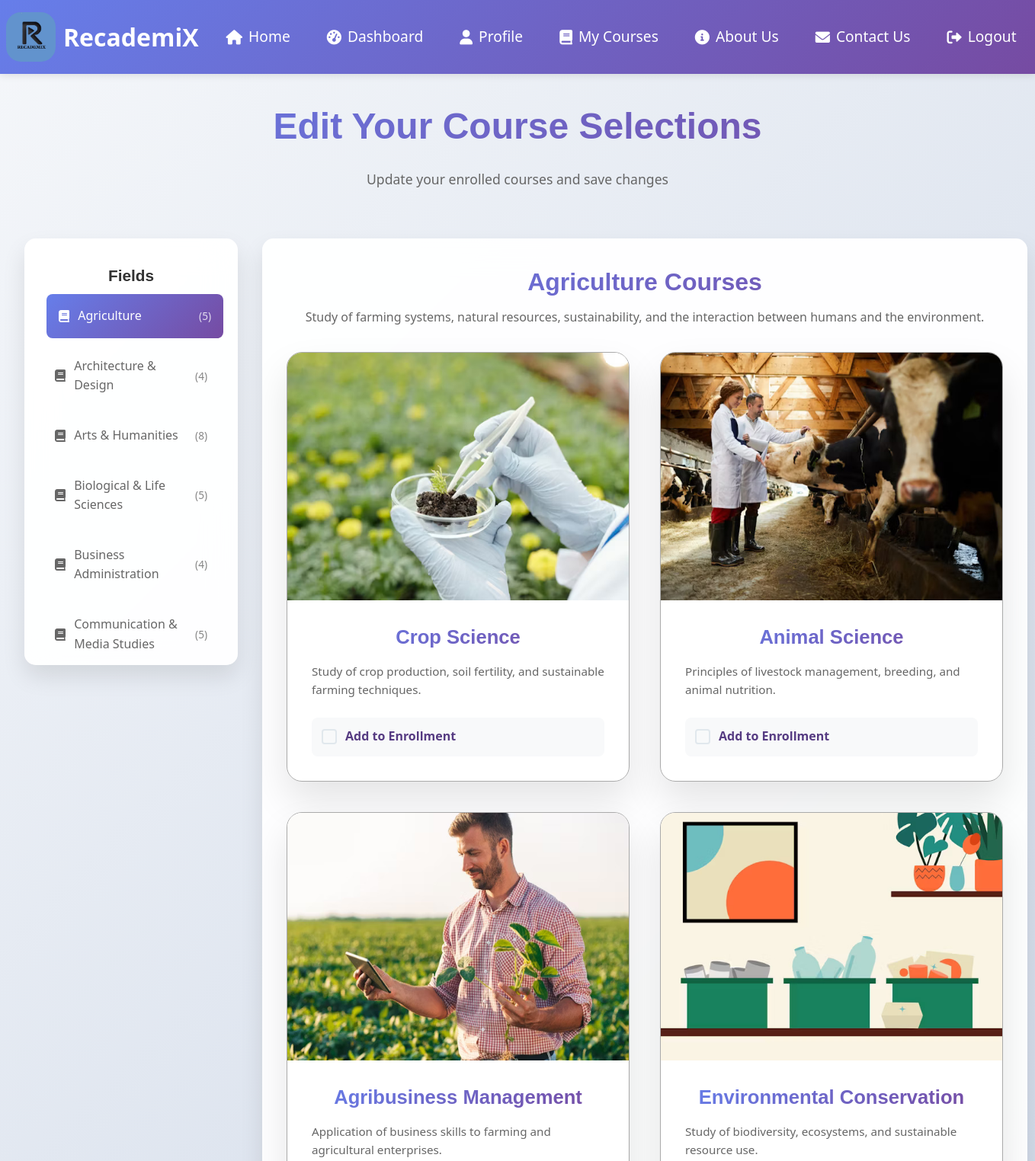
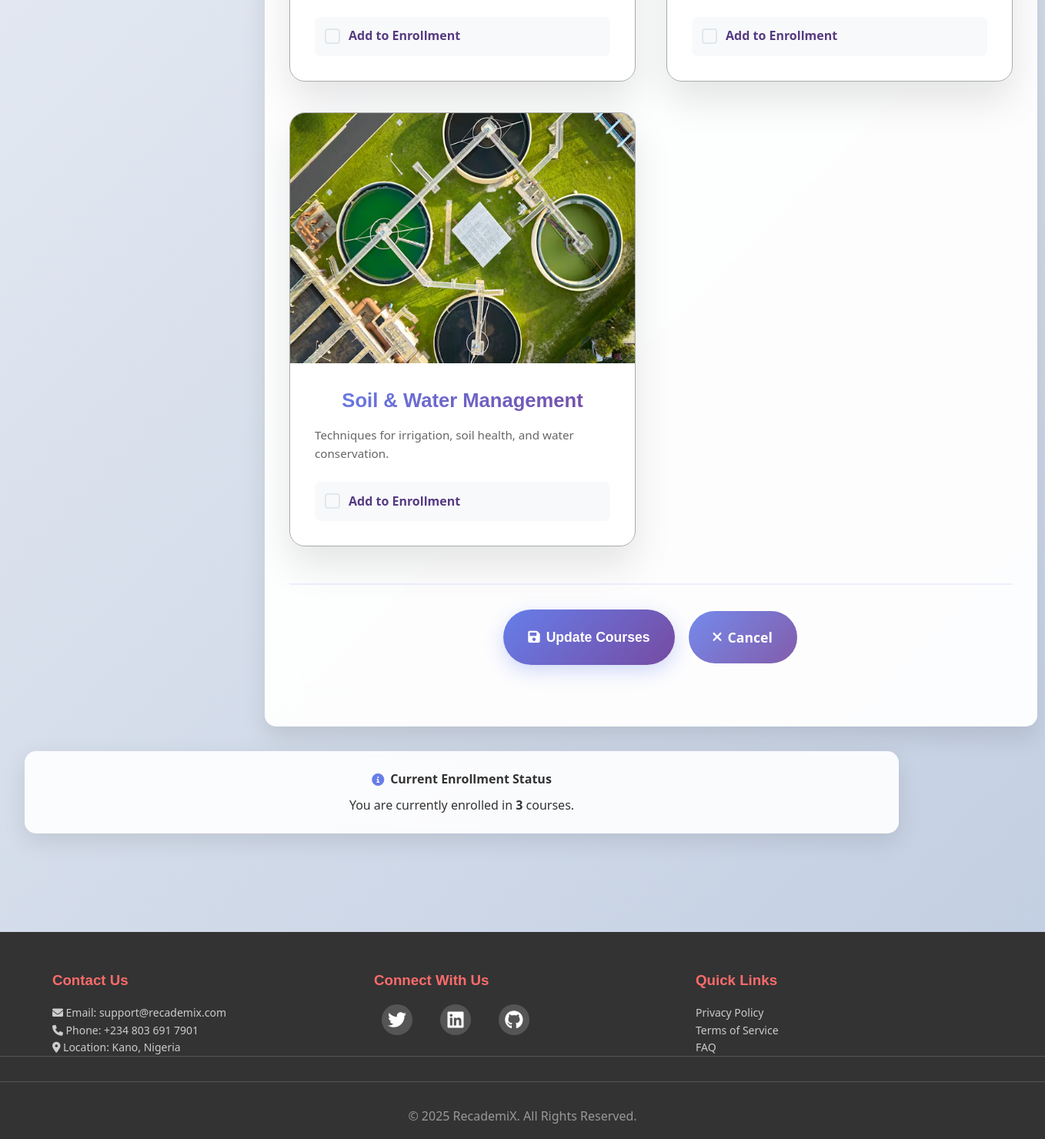
The page /videos/edit-courses/ (signed in) on the database its author committed (2 pictures, top to bottom).
### videos/models.py (models this page shows, shortened)
class Field(models.Model):
    name = models.CharField(max_length=100)
    description = models.TextField(blank=True, null=True)

class Course(models.Model):
    title = models.CharField(max_length=255)
    field = models.ForeignKey(Field, on_delete=models.CASCADE, related_name='courses', default="null")
    created_at = models.DateTimeField(auto_now_add=True)
    description = models.TextField(blank=True, null=True)
    image = models.ImageField(upload_to='course_images/', blank=True, null=True)

### videos/views.py (the view)
# urls.py: path('edit-courses/', views.edit_courses, name='edit_courses'),
@login_required
def edit_courses(request):
    if request.method == 'POST':
        selected_courses = request.POST.getlist('courses')
        selected_courses = set(map(int, selected_courses)) if selected_courses else set()
        user = request.user
        current_courses = set(UserCourse.objects.filter(user=user).values_list('course_id', flat=True))
        courses_to_add = selected_courses - current_courses
        for course_id in courses_to_add:
            try:
                course = Course.objects.get(id=course_id)
                UserCourse.objects.create(user=user, course=course)
                topics_created = create_topics_for_course(course)
                if topics_created > 0:
                    messages.success(request, f"Added {course.title} with {topics_created} videos!")
                else:
                    messages.success(request, f"Added {course.title}")
            except Course.DoesNotExist:
                messages.error(request, f"Course with ID {course_id} not found.")
        courses_to_remove = current_courses - selected_courses
        if courses_to_remove:
            removed_courses = Course.objects.filter(id__in=courses_to_remove)
            course_names = [course.title for course in removed_courses]
            UserCourse.objects.filter(user=user, course_id__in=courses_to_remove).delete()
            messages.success(request, f"Removed courses: {', '.join(course_names)}")
        return redirect('my_courses')
    else:
        enrolled_course_ids = set(
            UserCourse.objects.filter(user=request.user).values_list('course_id', flat=True)
        )
        fields = Field.objects.prefetch_related('courses').order_by('name')
        for field in fields:
            field.course_count = field.courses.count()
            for course in field.courses.all():
                course.is_enrolled = course.id in enrolled_course_ids
        context = {
            'fields': fields,
            'enrolled_course_ids': enrolled_course_ids,
        }
        return render(request, 'edit-courses.html', context)

### templates/edit-courses.html (shortened to what this page needs)
{% extends 'base.html' %}
{% load static %}
{% block content %}
<section class="modern-section">
        <div class="section-header">
            <h1 class="section-title">Edit Your Course Selections</h1>
            <p class="section-subtitle">Update your enrolled courses and save changes</p>
        </div>
    <div class="container-course">
        {% if fields %}
            <form method="POST" id="editCoursesForm">
                <div class="sidebar-layout">
                    <div class="categories-sidebar">
                        <h3 class="sidebar-title">Fields</h3>
                        {% for field in fields %}
                            <div class="category-item" data-field="{{ field.id }}" onclick="showFieldCourses('{{ field.id }}')">
                                <i class="fas fa-book"></i>
                                <span>{{ field.name }}</span>
                                <span class="course-count">({{ field.course_count }})</span>
                            </div>
                        {% endfor %}
                    </div>
                    <div class="courses-content container">
                        {% for field in fields %}
                            <div class="field-courses" id="field-{{ field.id }}" style="{% if not forloop.first %}display: none;{% endif %}">
                                <div class="field-header-info">
                                    <h2 class="field-title">{{ field.name }} Courses</h2>
                                    <p class="field-description">{{ field.description|default:"Update your enrollment in this field" }}</p>
                                </div>
                                <div class="courses-grid">
                                    {% for course in field.courses.all %}
                                        <div class="course-item">
                                            <div class="course-image">
                                               <img src="{% if course.image %}
                                        {{ course.image.url }}
                                        {% else %}
                                        {% static 'images/default.jpg' %}
                                        {% endif %}" alt="{{ course.title }}" />
                                            </div>
                                            <div class="course-details">
                                                <h3 class="course-name">{{ course.title }}</h3>
                                                <p class="course-description">
                                                    {% if course.description %}
                                                        {{ course.description|truncatechars:120 }}
                                                    {% else %}
                                                        Explore comprehensive topics in {{ course.title }}.
                                                    {% endif %}
                                                </p>
                                                <label class="course-checkbox-wrapper {% if course.is_enrolled %}enrolled{% endif %}">
                                                    <span class="checkbox-custom"></span>
                                                    <span class="checkbox-label">
                                                        {% if course.is_enrolled %}
                                                            <i class="fas fa-check-circle enrolled-icon"></i>
                                                            Currently Enrolled
                                                        {% else %}
                                                            Add to Enrollment
                                                        {% endif %}
                                                    </span>
                                                </label>
                                            </div>
                                        </div>
                                    {% endfor %}
                                </div>
                            </div>
                        {% endfor %}
                <div class="form-actions">
                    <button type="submit" class="btn btn-primary btn-large">
                    <i class="fas fa-save"></i> Update Courses</button>
                    <a href="{% url 'my_courses' %}" class="btn btn-secondary btn-large">
                    <i class="fas fa-times"></i> Cancel</a>
                </div>
                    </div>
                </div>
    </form>
            {% if enrolled_course_ids %}
            <div class="enrollment-summary container">
                <h4><i class="fas fa-info-circle"></i> Current Enrollment Status</h4>
                <p>You are currently enrolled in <strong>{{ enrolled_course_ids|length }}</strong> course{{ enrolled_course_ids|length|pluralize }}.</p>
            </div>
            {% endif %}
        {% endif %}
</section>
{% endblock content %}

### static/css/styles.css (style rules this page uses)
* { margin: 0; padding: 0; box-sizing: border-box; }
body { font-family: 'Segoe UI', Tahoma, Geneva, Verdana, sans-serif; line-height: 1.6; color: #333; background: #f4f8fc; height: 100vh; }
h1, h2, h3 { font-family: Tahoma, sans-serif; }
.container { max-width: 1200px; margin: 0 auto; padding: 0 2rem; }
.section-header { text-align: center; margin-bottom: 4rem; }
.section-header p { font-size: 1.1rem; color: #666; max-width: 600px; margin: 0 auto; }

### static/css/pages.css (style rules this page uses)
.modern-section { background: linear-gradient(135deg, #f5f7fa 0%, #c3cfe2 100%); min-height: 100vh; padding: 8rem 0; position: relative; }
.section-title { font-size: 3rem; font-weight: 700; color: #333; margin-bottom: 1rem; background: linear-gradient(135deg, #667eea 0%, #764ba2 100%); -webkit-background-clip: text; -webkit-text-fill-color: transparent; background-clip: text; }
.section-subtitle { font-size: 1.2rem; color: #666; max-width: 600px; margin: 0 auto; }

### static/css/courses.css (style rules this page uses)
.courses-grid { display: grid; grid-template-columns: repeat(auto-fit, minmax(450px, 1fr)); gap: 2.5rem; max-width: 1000px; margin: 0 auto; }
.course-item { background: rgba(255, 255, 255, 0.95); backdrop-filter: blur(20px); border-radius: 20px; overflow: hidden; box-shadow: 0 25px 50px rgba(0, 0, 0, 0.1); border: 1px solid #aaa; transition: all 0.3s ease; }
.course-image { position: relative; height: 325px; overflow: hidden; }
.course-image img { width: 100%; height: 100%; transition: all 0.3s ease; }
.course-details { padding: 2rem; }
.course-name { text-align: center; font-size: 1.6rem; font-weight: bold; color: #333; margin-bottom: 1rem; line-height: 1.3; background: linear-gradient(135deg, #667eea 0%, #764ba2 100%); -webkit-background-clip: text; -webkit-text-fill-color: transparent; background-clip: text; }
.course-description { color: #666; font-size: 0.95rem; line-height: 1.6; margin-bottom: 1.5rem; min-height: 3rem; }
.container-course { max-width: 1200px; padding: 0 2rem; }
.sidebar-layout { display: grid; grid-template-columns: 280px 1fr; gap: 2rem; }
.categories-sidebar { background: rgba(255, 255, 255, 0.95); backdrop-filter: blur(20px); border-radius: 15px; padding: 1.5rem; height: fit-content; max-height: 70vh; overflow-y: auto; box-shadow: 0 15px 30px rgba(0, 0, 0, 0.1); }
.categories-sidebar h3, .categories-sidebar p { text-align: center; margin: 0.5rem; }
.sidebar-title { margin-bottom: 1.5rem; color: #333; font-size: 1.3rem; font-weight: 700; }
.category-item { padding: 1rem; border-radius: 8px; cursor: pointer; transition: all 0.3s ease; margin-bottom: 0.5rem; font-weight: 500; display: flex; align-items: center; gap: 0.7rem; color: #666; }
.category-item.active, .category-item.active:hover { background: linear-gradient(135deg, #667eea 0%, #764ba2 100%); color: white; transform: translateX(5px); }
.course-count { margin-left: auto; font-size: 0.85rem; opacity: 0.8; }
.courses-content { background: rgba(255, 255, 255, 0.95); backdrop-filter: blur(20px); border-radius: 15px; padding: 2rem; box-shadow: 0 15px 30px rgba(0, 0, 0, 0.1); }
.field-header-info { margin-bottom: 2rem; text-align: center; }
.field-title { font-size: 2rem; font-weight: 700; color: #333; margin-bottom: 0.5rem; background: linear-gradient(135deg, #667eea 0%, #764ba2 100%); -webkit-background-clip: text; -webkit-text-fill-color: transparent; background-clip: text; }
.field-description { color: #666; font-size: 1rem; }
.course-checkbox-wrapper { display: flex; align-items: center; gap: 0.7rem; cursor: pointer; padding: 0.8rem; border-radius: 8px; transition: all 0.3s ease; background: #f8f9fa; margin-top: 1rem; }
.checkbox-custom { width: 20px; height: 20px; border: 2px solid #e1e8ed; border-radius: 4px; display: flex; align-items: center; justify-content: center; transition: all 0.3s ease; }
.checkbox-label { font-weight: bold; color: #563b82; }
.form-actions { text-align: center; margin: 3rem 0; padding-top: 2rem; border-top: 2px solid rgba(102, 126, 234, 0.1); display: flex; gap: 1rem; justify-content: center; }
.enrollment-summary { background: rgba(255, 255, 255, 0.9); backdrop-filter: blur(15px); border-radius: 15px; padding: 1.5rem; margin-top: 2rem; text-align: center; box-shadow: 0 10px 30px rgba(0, 0, 0, 0.1); }
.enrollment-summary h4 { color: #333; margin-bottom: 0.5rem; display: flex; align-items: center; justify-content: center; gap: 0.5rem; }
.enrollment-summary i { color: #667eea; }
.category-item { transition: all 0.3s ease; }

### rows shown on the page
Field: name "Agriculture", course_count "5", description "Study of farming systems, natural resources, sustainability, and the interaction between humans and the environment."
Field: name "Architecture & Design", course_count "4"
Field: name "Arts & Humanities", course_count "8"
Field: name "Biological & Life Sciences", course_count "5"
Field: name "Business Administration", course_count "4"
Field: name "Communication & Media Studies", course_count "5"
Course: image (picture), title "Crop Science", description "Study of crop production, soil fertility, and sustainable farming techniques.", shows "Add to Enrollment"
Course: image (picture), title "Animal Science", description "Principles of livestock management, breeding, and animal nutrition.", shows "Add to Enrollment"
Course: image (picture), title "Agribusiness Management", description "Application of business skills to farming and agricultural enterprises.", shows "Add to Enrollment"
Course: image (picture), title "Environmental Conservation", description "Study of biodiversity, ecosystems, and sustainable resource use.", shows "Add to Enrollment"
Course: image (picture), title "Soil & Water Management", description "Techniques for irrigation, soil health, and water conservation.", shows "Add to Enrollment"

### other values the page prints
{{ enrolled_course_ids|length }} "3"
